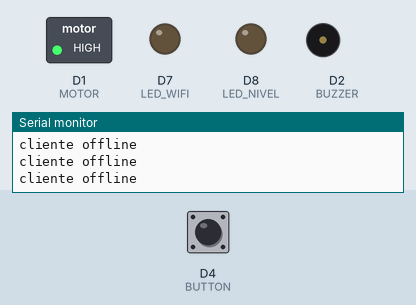
Recording of a program running on a simulated ESP8266 (NodeMCU). Shown: switched loads named in the program (green lamp = pin HIGH), output pins drawn as LEDs (lit = HIGH), buzzer (waves = sounding, pin HIGH), the last lines printed to the serial monitor. The test bench sets the inputs (shaded band); at power-on: D4 (BUTTON) HIGH. WiFi joins after 1.5 s; servers stay silent unless stated.

Above: at 3.7 s.
3.8 s: D4 (BUTTON) pulled LOW for 3.2 s
At 5.1 s:
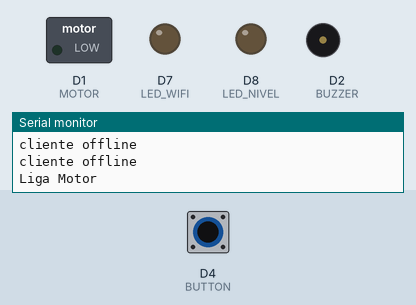
13.6 s: D4 (BUTTON) pulled LOW for 0.25 s
At 14.1 s:
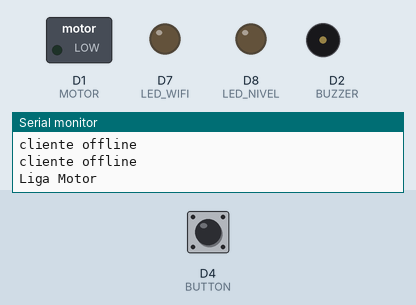
15.3 s: D4 (BUTTON) pulled LOW for 1 s
At 17.1 s:
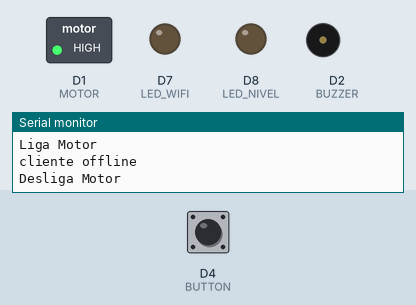
Timing chart, 0 to 18.6 s (numbered marks = the images above; inputs shaded):
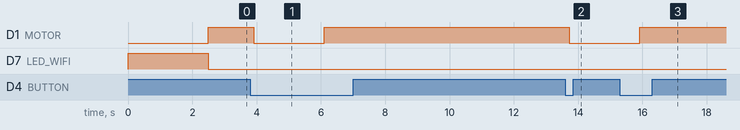

Measured:
- after the input at 3.8 s, D1 (MOTOR): HIGH → LOW after 0.11 s, → HIGH 2.2 s later
- after the input at 13.6 s, D1 (MOTOR): HIGH → LOW after 0.12 s
- after the input at 15.3 s, D1 (MOTOR): LOW → HIGH after 0.62 s

The program:

main.cpp
```cpp
#include <ESP8266WiFi.h>
#include <ArduinoOTA.h>

#define MOTOR D1
#define BUTTON D4
#define BUZZER D2
#define LED_WIFI D7
#define LED_NIVEL D8

#ifndef STASSID
#define STASSID "MARCIA"
#define STAPSK "gomes123"
#endif

const char *ssid = STASSID; // your network SSID (name)
const char *pass = STAPSK;  // your network password

WiFiServer server(17); // to listen por 17
WiFiClient client;

String messageRcv;
boolean motor = false;

String recebe_msg();

void buzzerRing();
void reestabelecer_conexao();

void ICACHE_RAM_ATTR triggerButton();

void setup() {
  Serial.begin(9600);

  // We start by connecting to a WiFi network
  Serial.print("Connecting to ");
  Serial.println(ssid);

  IPAddress ip(10, 0, 0, 205); // where xx is the desired IP Address
  IPAddress gateway(10, 0, 0, 1); // set gateway to match your network
  IPAddress subnet(255, 255, 255, 0); // set subnet mask to match your network
  IPAddress dns(8, 8, 8, 8);
  WiFi.config(ip, gateway, subnet, dns);
  WiFi.mode(WIFI_STA);
  WiFi.begin(ssid, pass); // ip 10.0.0.210

  pinMode(LED_WIFI, OUTPUT);
  while (WiFi.status() != WL_CONNECTED)
  {
    digitalWrite(LED_WIFI, HIGH);
    if (digitalRead(BUTTON) == LOW) {
      triggerButton();
    }
    delay(500);
    Serial.print(".");
  }
  Serial.println("");

  ArduinoOTA.onStart([]() {
    Serial.println("Inicio...");
  });
  ArduinoOTA.onEnd([]() {
    Serial.println("nFim!");
  });
  ArduinoOTA.onProgress([](unsigned int progress, unsigned int total) {
    Serial.printf("Progresso: %u%%r", (progress / (total / 100)));
  });
  ArduinoOTA.onError([](ota_error_t error) {
    Serial.printf("Erro [%u]: ", error);
    if (error == OTA_AUTH_ERROR) Serial.println("Autenticacao Falhou");
    else if (error == OTA_BEGIN_ERROR) Serial.println("Falha no Inicio");
    else if (error == OTA_CONNECT_ERROR) Serial.println("Falha na Conexao");
    else if (error == OTA_RECEIVE_ERROR) Serial.println("Falha na Recepcao");
    else if (error == OTA_END_ERROR) Serial.println("Falha no Fim");
  });
  ArduinoOTA.begin();

  server.begin();
  Serial.println(F("Server started"));
  Serial.println("IP address: ");
  Serial.println(WiFi.localIP());

  pinMode(BUTTON, INPUT_PULLUP);
  pinMode(BUZZER, OUTPUT);
  pinMode(MOTOR, OUTPUT);
  digitalWrite(MOTOR, HIGH);
  motor = false;
  pinMode(LED_NIVEL, OUTPUT);
  digitalWrite(LED_WIFI, LOW);
}

void loop() {
  if (digitalRead(BUTTON) == LOW) {
      triggerButton();
  }

  ArduinoOTA.handle();

  if (WiFi.status() != WL_CONNECTED) {
    Serial.println("Reestabelecendo conexão");
    reestabelecer_conexao();
  }
  // checando se cliente conseguiu se conectar

  client = server.available();
  if (!client) {
    Serial.println("cliente offline");
    delay(200);
    return;
  }

  Serial.println("new client");
  client.setTimeout(1000); // default is 1000
  messageRcv = recebe_msg();
  Serial.println(messageRcv);

  if (messageRcv.indexOf("beep") == 0 && motor == false) { // vazio e motor desligado
    digitalWrite(LED_NIVEL, HIGH);
    Serial.println("Buzzer Ring");
    buzzerRing();
  }

  if (messageRcv.indexOf("alert") == 0) {
    digitalWrite(LED_NIVEL, HIGH);
    Serial.println("LED ALERTA NÍVEL");
  }

  if (messageRcv.indexOf("cheio") == 0) {
    Serial.println("Desliga motor");
    motor = false;
    digitalWrite(MOTOR, HIGH);
    digitalWrite(LED_NIVEL, LOW);
  }
}

String recebe_msg() {
  String rcv = client.readString();
  return rcv;
}

void triggerButton() {
  if(motor == true) {
    Serial.println("Desliga Motor");
    motor = false; // motor desligado
    digitalWrite(MOTOR, HIGH);
  } else {
    Serial.println("Liga Motor");
    motor = true; // motor ligado
    digitalWrite(MOTOR, LOW);
    digitalWrite(LED_NIVEL, LOW);
  }
  delay(2000);
}

void reestabelecer_conexao() {
  digitalWrite(LED_WIFI, HIGH);
  while (WiFi.status() != WL_CONNECTED)
  {
    if (digitalRead(BUTTON) == LOW) {
      triggerButton();
    }
    delay(200);
    Serial.print(".");
  }
  Serial.println("");

  Serial.println("WiFi connected");
  Serial.println("IP address: ");
  Serial.println(WiFi.localIP());
  digitalWrite(LED_WIFI, LOW);
}

void buzzerRing() {
  int c = 0;
  while(c < 3) {
    if (digitalRead(BUTTON) == LOW) {
      triggerButton();
    }
    Serial.println("apita");
    digitalWrite(BUZZER, HIGH);
    delay(200);
    digitalWrite(BUZZER, LOW);
    delay(200);
    c++;
  }
}
```
